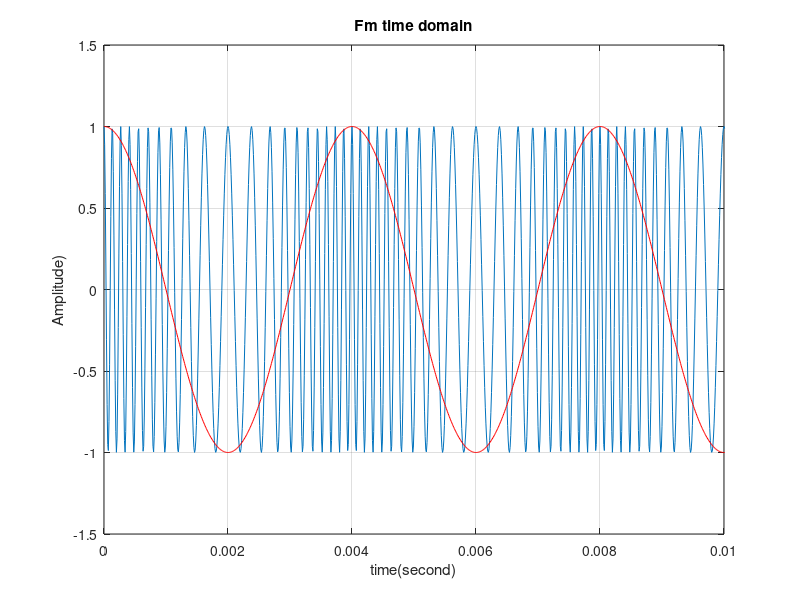
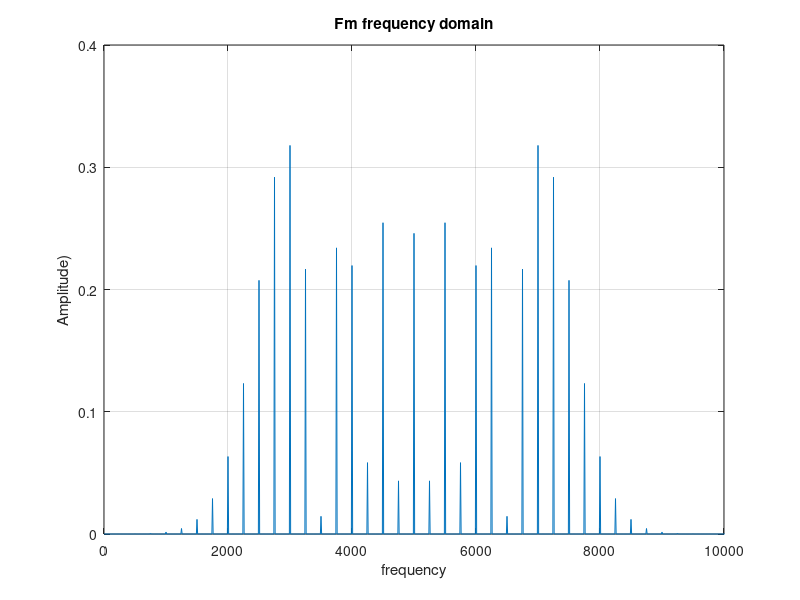
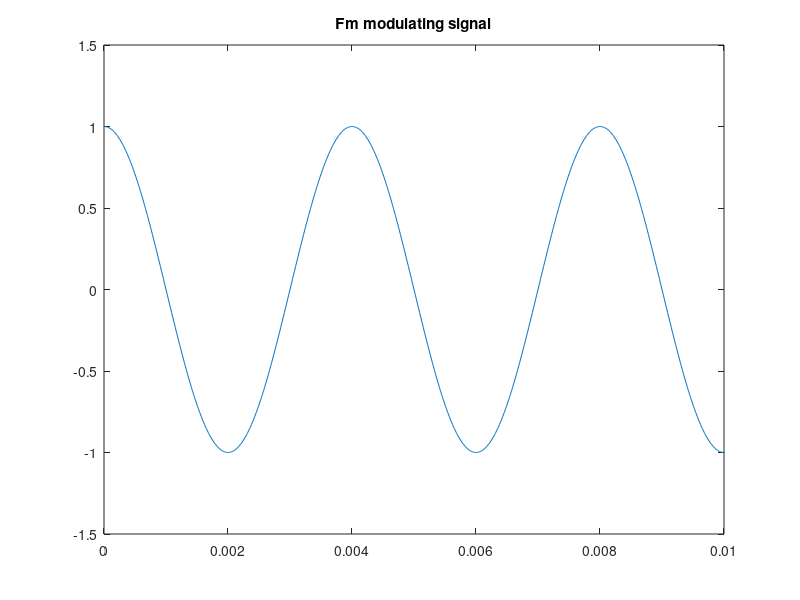

Recreate these plots in MATLAB, in order.
% Frequency modulation

% genarate FM wave for
% info signal of 10Hz
% carrier signal of 30Hz

clear all
close all
clc;

vc = 1;
vm = 1;
fm = 250;
fc = 5000;
m = 10;
t = 0: 0.00001: 0.09999;
f = 0: 10:99990;
wc = 2*pi*fc;
wm = 2*pi*fm;
sc_t = vc*cos(wc*t);
sm_t = vm*cos(wm*t);
kf = 1000;
s_fm = vc*cos((wc*t)+10*sin(wm*t));
vf = abs(fft(s_fm,10^4))/5000;
figure;

plot (t,s_fm);
hold on;
plot (t,sm_t,'r' );
axis([0 0.01 -1.5 1.5]);
xlabel('time(second)');
ylabel('Amplitude)');
title('Fm time domain');
grid on;

figure;
plot(f,vf);

axis([0 10^4 0 0.4]);
xlabel('frequency');
ylabel('Amplitude)');
title('Fm frequency domain');
grid on;


figure;
plot(t,sm_t);
axis([0 0.01 -1.5 1.5]);
title('Fm modulating signal');
